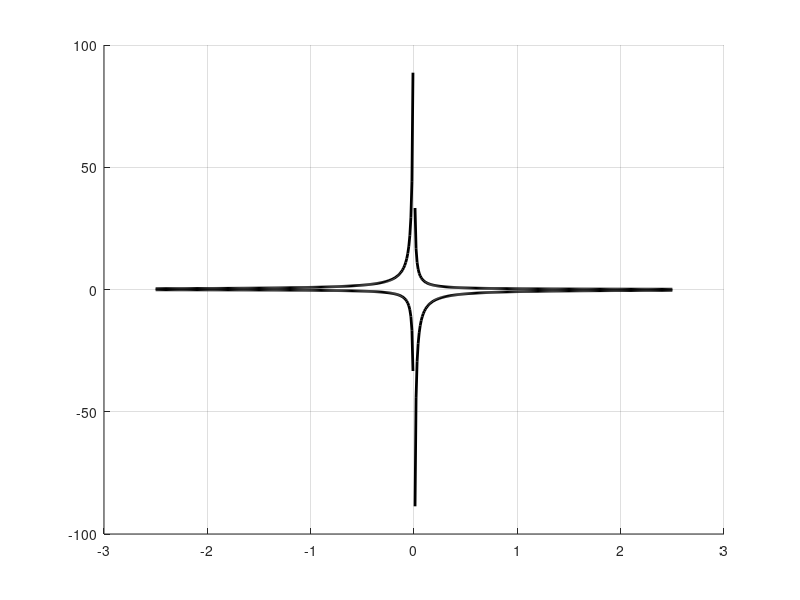

The MATLAB source for this figure: (Note: this script raises an error after producing the figure.)
function finite_line_circle
%   ()
addpath('../../product_3');
addpath('../../common');

large = true;
    fontsize=18;
    ticksize=16;
    fileExt = '';
if large
    fontsize=24;
    ticksize=22;
    fileExt = '_large';
end
    
% createFigure(.5, 3);
% createFigure(.5, 4);
% createFigure(.5, 5);
createFigure(.5, 5, [-0 1 -0 1]);
% createFigure(.5, 6);
% createFigure(.5, 7);

for k=3:16
    createFigure(.5, k);
end

close all;




    function createFigure(tau, n, zoom)
        % Create figure
        figure1 = figure('InvertHardcopy','off','Color',[1 1 1], ...
            'position', [0 0 600 570]);
        set(figure1,'PaperUnits','centimeters');
        grid on;
        hold on;
        
        
        bound = 2.5;
        %tau =.5;
        %n = 7;
        plot_gip(tau, n, bound); 


        [phi, r] = solverBoundnessSmart(2, tau, n, .05);
        polar(phi, r, 'ok');

        % Create xlabel
        xlabel({'a'}, 'FontSize',fontsize);

        % Create ylabel
        ylabel({'b'}, 'FontSize',fontsize);

        title({['\tau=' num2str(tau) ', n=' num2str(n)]}, 'FontSize',fontsize);

        % Дополнительные границы
        plot([-bound  bound], [ bound  bound], 'k', 'LineWidth', 1);
        plot([ bound  bound], [-bound  bound], 'k', 'LineWidth', 1);

        set(gca, 'XTick',[ -2 -1 0 1 2], 'YTick',[-2 -1 0 1 2], 'FontSize',ticksize);
  
        
        fileFormat = 'eps';
        filename = [mfilename '_n' num2str(n) fileExt '.' fileFormat];
        axis([-bound bound -bound bound]);
        if (exist('zoom', 'var'))
            axis(zoom);
            % Дополнительные границы
            plot(zoom(1:2), [ zoom(2) zoom(2)], 'k', 'LineWidth', 1);
            plot([ zoom(end) zoom(end)], zoom(3:end), 'k', 'LineWidth', 1);
            filename = [mfilename '_n' num2str(n) '_zoom' fileExt '.' fileFormat];
        end

      
        set(figure1, 'PaperPositionMode', 'auto');
        saveas(figure1, filename, fileFormat);

    end

    function minW = minOmega(tau)
        % функция f = w*tg(w) пересекается в одной точке с f = x
        % и лежит под ней около нуля.
        w = 0: 0.01: pi/2;
        func = w.*tan(w);
        ind = 1;
        while func(ind) < tau
            ind = ind + 1;
        end
        minW = w(ind);
    end

    function FF = Fodd(n)
        FF = 1/(4* cos(pi/(n+1)).^2); 
    end

    function FF = Feven(tau, n)
        w = minOmega(tau);
        FF = 1/(4*(sin(w)).^2 * cos(pi/(n+1)).^2); 
    end

 function plot_gip(tau, n, bound)
        x = -bound:.01:bound;
        plot(x, Fodd(n)./x, 'color', 'k', 'LineWidth', 2);
        plot(x, -Feven(tau, n)./x, 'color', 'k', 'LineWidth', 2);
 end

end



   